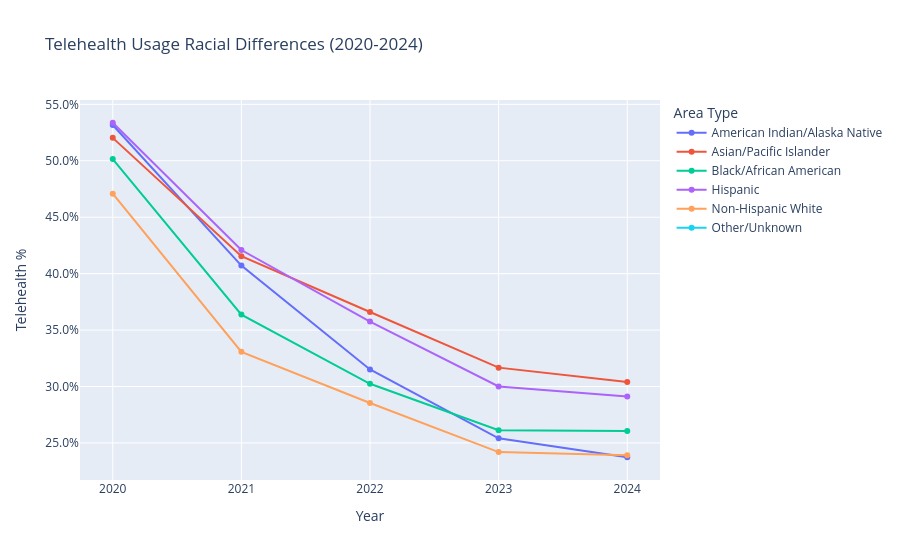

Notebook cell for this chart:
### Code cell
fig = px.line(
    df_race,
    x='Year',
    y='Pct_Telehealth',
    color='Bene_Race_Desc',
    markers=True,
    labels={
        'Pct_Telehealth': 'Telehealth %',
        'Bene_Race_Desc': 'Race',
        'Year': 'Year'
    },
    title='Telehealth Usage Racial Differences (2020-2024)'
)

fig.update_layout(
    yaxis_tickformat='.1%',   # format as percentage
    legend_title='Area Type'
)

fig.update_layout(
    yaxis_tickformat='.1%',
    legend_title='Area Type',
    xaxis=dict(
        tickmode='linear',
        tick0=2020,
        dtick=1,
        tickformat='d'       # ← no commas, no decimals
    )
)


fig.show()

### Figure 1 — Plotly figure (JSON) as saved in the notebook; plotly's stock layout.template omitted (floating-point values rounded to 4 significant figures)
{"data": [{"hovertemplate": "Race=American Indian/Alaska Native<br>Year=%{x}<br>Telehealth %=%{y}<extra></extra>", "legendgroup": "American Indian/Alaska Native", "line": {"color": "#636efa", "dash": "solid"}, "marker": {"symbol": "circle"}, "mode": "lines+markers", "name": "American Indian/Alaska Native", "orientation": "v", "showlegend": true, "type": "scatter", "x": [2020, 2021, 2022, 2023, 2024], "xaxis": "x", "y": [0.5317, 0.4071, 0.3151, 0.2541, 0.2373], "yaxis": "y"}, {"hovertemplate": "Race=Asian/Pacific Islander<br>Year=%{x}<br>Telehealth %=%{y}<extra></extra>", "legendgroup": "Asian/Pacific Islander", "line": {"color": "#EF553B", "dash": "solid"}, "marker": {"symbol": "circle"}, "mode": "lines+markers", "name": "Asian/Pacific Islander", "orientation": "v", "showlegend": true, "type": "scatter", "x": [2020, 2021, 2022, 2023, 2024], "xaxis": "x", "y": [0.5203, 0.4155, 0.366, 0.3167, 0.3039], "yaxis": "y"}, {"hovertemplate": "Race=Black/African American<br>Year=%{x}<br>Telehealth %=%{y}<extra></extra>", "legendgroup": "Black/African American", "line": {"color": "#00cc96", "dash": "solid"}, "marker": {"symbol": "circle"}, "mode": "lines+markers", "name": "Black/African American", "orientation": "v", "showlegend": true, "type": "scatter", "x": [2020, 2021, 2022, 2023, 2024], "xaxis": "x", "y": [0.5015, 0.3637, 0.3024, 0.2612, 0.2605], "yaxis": "y"}, {"hovertemplate": "Race=Hispanic<br>Year=%{x}<br>Telehealth %=%{y}<extra></extra>", "legendgroup": "Hispanic", "line": {"color": "#ab63fa", "dash": "solid"}, "marker": {"symbol": "circle"}, "mode": "lines+markers", "name": "Hispanic", "orientation": "v", "showlegend": true, "type": "scatter", "x": [2020, 2021, 2022, 2023, 2024], "xaxis": "x", "y": [0.5337, 0.4209, 0.3575, 0.3, 0.2911], "yaxis": "y"}, {"hovertemplate": "Race=Non-Hispanic White<br>Year=%{x}<br>Telehealth %=%{y}<extra></extra>", "legendgroup": "Non-Hispanic White", "line": {"color": "#FFA15A", "dash": "solid"}, "marker": {"symbol": "circle"}, "mode": "lines+markers", "name": "Non-Hispanic White", "orientation": "v", "showlegend": true, "type": "scatter", "x": [2020, 2021, 2022, 2023, 2024], "xaxis": "x", "y": [0.4708, 0.3307, 0.2854, 0.2419, 0.239], "yaxis": "y"}, {"hovertemplate": "Race=Other/Unknown<br>Year=%{x}<br>Telehealth %=%{y}<extra></extra>", "legendgroup": "Other/Unknown", "line": {"color": "#19d3f3", "dash": "solid"}, "marker": {"symbol": "circle"}, "mode": "lines+markers", "name": "Other/Unknown", "orientation": "v", "showlegend": true, "type": "scatter", "x": [2020, 2021, 2022, 2023, 2024], "xaxis": "x", "y": [NaN, NaN, NaN, NaN, NaN], "yaxis": "y"}], "layout": {"legend": {"title": {"text": "Area Type"}, "tracegroupgap": 0}, "title": {"text": "Telehealth Usage Racial Differences (2020-2024)"}, "xaxis": {"anchor": "y", "domain": [0, 1], "dtick": 1, "tick0": 2020, "tickformat": "d", "tickmode": "linear", "title": {"text": "Year"}}, "yaxis": {"anchor": "x", "domain": [0, 1], "tickformat": ".1%", "title": {"text": "Telehealth %"}}}}
